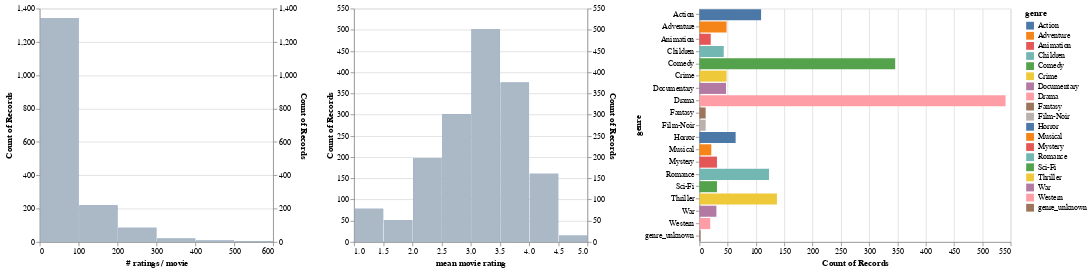

The cell this chart's notebook holds for it:
### Markdown cell above
Finally, the last chart shows the distribution of the number of ratings and average rating.

### Code cell
# Display the number of ratings and average rating per movie.
alt.hconcat(
    filtered_hist('rating count', '# ratings / movie', genre_filter),
    filtered_hist('rating mean', 'mean movie rating', genre_filter),
    genre_chart,
    data=movies_ratings)

### Figure 1 — Vega-Lite specification as saved in the notebook (floating-point values rounded to 4 significant figures; data arrays with more than 128 entries replaced by an {"elided": "..."} marker saying what was removed)
{"config": {"view": {"continuousWidth": 400, "continuousHeight": 300}}, "hconcat": [{"layer": [{"mark": "bar", "encoding": {"x": {"type": "quantitative", "bin": {"maxbins": 10}, "field": "rating count", "title": "# ratings / movie"}, "y": {"type": "quantitative", "aggregate": "count"}}, "transform": [{"filter": {"selection": "selector004"}}], "width": 300}, {"mark": "bar", "encoding": {"color": {"value": "lightgray"}, "opacity": {"value": 0.7}, "x": {"type": "quantitative", "bin": {"maxbins": 10}, "field": "rating count", "title": "# ratings / movie"}, "y": {"type": "quantitative", "aggregate": "count"}}, "width": 300}], "resolve": {"scale": {"y": "independent"}}}, {"layer": [{"mark": "bar", "encoding": {"x": {"type": "quantitative", "bin": {"maxbins": 10}, "field": "rating mean", "title": "mean movie rating"}, "y": {"type": "quantitative", "aggregate": "count"}}, "transform": [{"filter": {"selection": "selector004"}}], "width": 300}, {"mark": "bar", "encoding": {"color": {"value": "lightgray"}, "opacity": {"value": 0.7}, "x": {"type": "quantitative", "bin": {"maxbins": 10}, "field": "rating mean", "title": "mean movie rating"}, "y": {"type": "quantitative", "aggregate": "count"}}, "width": 300}], "resolve": {"scale": {"y": "independent"}}}, {"mark": "bar", "encoding": {"color": {"condition": {"type": "nominal", "field": "genre", "selection": "selector004"}, "value": "lightgray"}, "x": {"type": "quantitative", "aggregate": "count"}, "y": {"type": "nominal", "field": "genre"}}, "height": 300, "selection": {"selector004": {"type": "multi", "fields": ["genre"]}}}], "data": {"name": "data-450d65ea06329492683352ded86adb70"}, "$schema": "https://vega.github.io/schema/vega-lite/v4.0.0.json", "datasets": {"data-450d65ea06329492683352ded86adb70": {"elided": "1682 records"}}}
